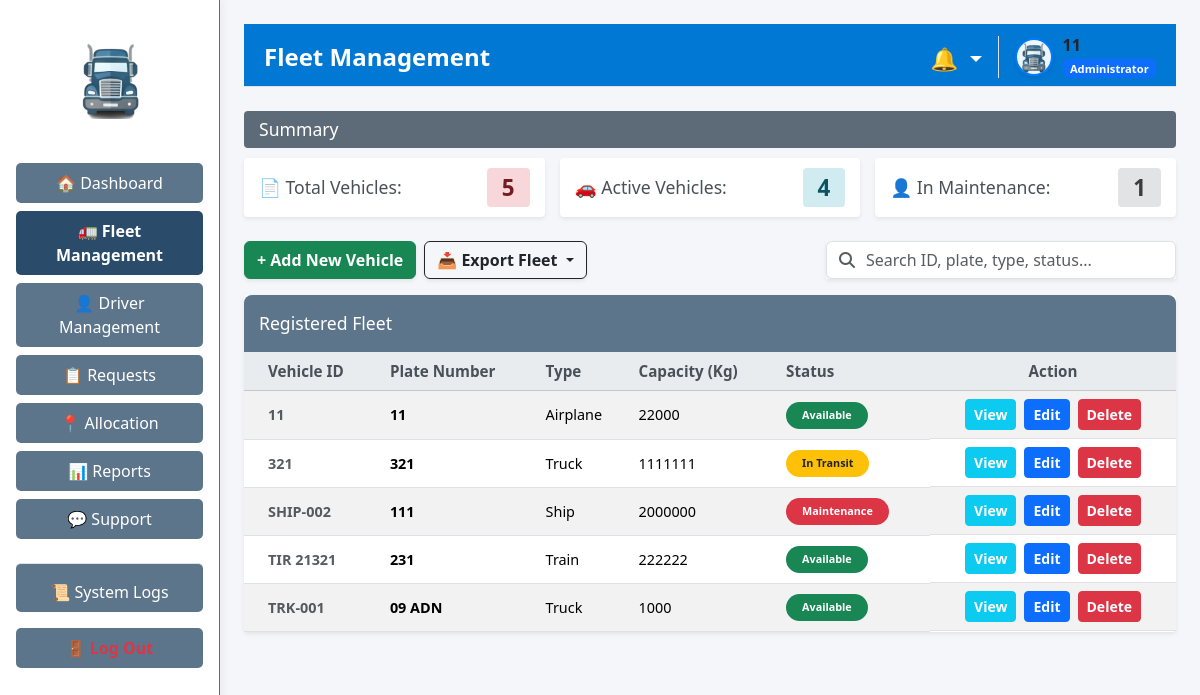
/fleet (signed in), run on the app's committed database.
### tables this page shows
CREATE TABLE vehicles (
                        id TEXT PRIMARY KEY,
                        plate_number TEXT NOT NULL,
                        type TEXT NOT NULL,
                        capacity INTEGER NOT NULL,
                        status TEXT NOT NULL
                    , last_modified_by TEXT DEFAULT 'System', last_modified_at DATETIME DEFAULT NULL);

### app/routes/fleet_routes.py (the view)
@fleet_bp.route('/fleet', methods=['GET'])
def fleet_management() -> str:
    if 'user_id' not in session:
        flash("Please log in to access Fleet Management.", "danger")
        return redirect(url_for('auth.login'))
    try:
        view_data = fleet_logic.load_fleet_data()
        user_role = session.get('role', 'Staff')
        username = session.get('username', 'User')
        return render_template('admin/fleet.html', data=view_data, role=user_role, username=username)
    except Exception as routing_error:
        logging.error(f"Fleet routing error: {routing_error}")
        flash("An error occurred while loading the fleet module.", "danger")
        return redirect(url_for('dashboard.main_dashboard'))

### app/controllers/fleet_controller.py (called while the page is built)
    def load_fleet_data(self) -> Dict[str, Any]:
        fleet_data: Dict[str, Any] = {}
        try:
            fleet_data["summary"] = self.model.get_fleet_summary()
            fleet_data["vehicles"] = self.model.get_all_vehicles()
            return fleet_data
        except Exception as logic_error:
            logging.error(f"Error processing fleet data: {logic_error}")
            return {"summary": {"total": 0, "active": 0, "maintenance": 0}, "vehicles": []}

### app/models/fleet_model.py (called while the page is built)
    def get_fleet_summary(self) -> Dict[str, int]:
        summary: Dict[str, int] = {"total": 0, "active": 0, "maintenance": 0}
        try:
            with sqlite3.connect(DB_PATH) as connection:
                db_cursor = connection.cursor()
                db_cursor.execute("SELECT COUNT(id) FROM vehicles")
                summary["total"] = db_cursor.fetchone()[0]
                db_cursor.execute("SELECT COUNT(id) FROM vehicles WHERE status != ?", ("Maintenance",))
                summary["active"] = db_cursor.fetchone()[0]
                db_cursor.execute("SELECT COUNT(id) FROM vehicles WHERE status = ?", ("Maintenance",))
                summary["maintenance"] = db_cursor.fetchone()[0]
                return summary
        except sqlite3.Error as database_error:
            logging.error(f"Error retrieving fleet summary counts: {database_error}")
            return summary

    def get_all_vehicles(self) -> List[Dict[str, Any]]:
        vehicles: List[Dict[str, Any]] = []
        try:
            with sqlite3.connect(DB_PATH) as connection:
                connection.row_factory = sqlite3.Row
                db_cursor = connection.cursor()
                db_cursor.execute("SELECT id, plate_number, type, capacity, status FROM vehicles ORDER BY id")
                rows = db_cursor.fetchall()
                for row in rows:
                    vehicles.append(dict(row))
                return vehicles
        except sqlite3.Error as db_error:
            logging.error(f"Error retrieving vehicle list: {db_error}")
            return vehicles

### app/templates/admin/fleet.html (shortened to what this page needs)
{% extends "layouts/admin_layout.html" %}
{% block page_header %}Fleet Management{% endblock %}
{% block content %}
<div class="section-header">Summary</div>
<div class="card-row mb-4">
    <div class="summary-card shadow-sm border-0" style="border-left: 4px solid #f66d9b;">
        <span>📄 Total Vehicles:</span>
        <span class="badge-count bg-pink">{{ data.summary.total }}</span>
    </div>
    <div class="summary-card shadow-sm border-0" style="border-left: 4px solid #17a2b8;">
        <span>🚗 Active Vehicles:</span>
        <span class="badge-count bg-teal">{{ data.summary.active }}</span>
    </div>
    <div class="summary-card shadow-sm border-0" style="border-left: 4px solid #6c757d;">
        <span>👤 In Maintenance:</span>
        <span class="badge-count bg-grey">{{ data.summary.maintenance }}</span>
    </div>
</div>
<div class="d-flex justify-content-between align-items-center mb-3">
    <div class="d-flex gap-2">
        <button type="button" class="btn btn-success fw-bold custom-rounded shadow-sm" data-bs-toggle="modal" data-bs-target="#addVehicleModal">
            + Add New Vehicle
        </button>
        <div class="dropdown">
            <button class="btn btn-outline-dark fw-bold custom-rounded shadow-sm dropdown-toggle" type="button" data-bs-toggle="dropdown">
                📥 Export Fleet
            </button>
        </div>
    </div>
    <div class="input-group shadow-sm custom-rounded" style="max-width: 350px;">
        <span class="input-group-text bg-white border-end-0"><i class="fa-solid fa-search text-muted"></i></span>
        <input type="text" id="tableSearchInput" class="form-control border-start-0 ps-0" placeholder="Search ID, plate, type, status...">
    </div>
</div>
<div class="table-container shadow-sm border-0">
    <div class="section-header text-white" style="margin-bottom: 0; border-radius: 8px 8px 0 0; background-color: #5d758b; padding: 15px;">Registered Fleet</div>
    <table class="table table-striped table-hover custom-table mb-0 align-middle">
        <thead class="table-light">
            <tr>
                <th class="ps-4">Vehicle ID</th>
                <th>Plate Number</th>
                <th>Type</th>
                <th>Capacity (Kg)</th>
                <th>Status</th>
                <th class="text-center">Action</th>
            </tr>
        </thead>
        <tbody>
            {% if data.vehicles|length == 0 %}
            <tr><td colspan="6" class="text-center py-5 text-muted">No vehicles in the database.</td></tr>
            {% else %}
                {% for vehicle in data.vehicles %}
                <tr class="searchable-row">
                    <td class="ps-4 fw-bold text-muted">{{ vehicle.id }}</td>
                    <td class="fw-bold">{{ vehicle.plate_number }}</td>
                    <td>{{ vehicle.type }}</td>
                    <td>{{ vehicle.capacity }}</td>
                    <td><span class="badge bg-{{ 'danger' if vehicle.status == 'Maintenance' else ('warning text-dark' if vehicle.status == 'In Transit' else 'success') }} px-3 py-2 rounded-pill">{{ vehicle.status }}</span></td>
                    <td class="d-flex justify-content-center gap-2">
                        <button type="button" class="btn btn-info btn-sm text-white fw-bold custom-rounded" data-bs-toggle="modal" data-bs-target="#viewModal{{ loop.index }}">View</button>
                        <button type="button" class="btn btn-primary btn-sm fw-bold custom-rounded" data-bs-toggle="modal" data-bs-target="#editModal{{ loop.index }}">Edit</button>
                        <form method="POST" action="{{ url_for('fleet.delete_vehicle', vehicle_id=vehicle.id) }}" style="display:inline; margin:0;">
                            <button type="submit" class="btn btn-danger btn-sm fw-bold custom-rounded" onclick="return confirm('Delete this vehicle?');">Delete</button>
                        </form>
                    </td>
                </tr>
                {% endfor %}
            {% endif %}
        </tbody>
    </table>
</div>
{% endblock %}

### app/static/css/style.css (style rules this page uses)
body { margin: 0; padding: 0; font-family: 'Segoe UI', Tahoma, Geneva, Verdana, sans-serif; }
.section-header { background-color: #5d6b79; color: white; padding: 5px 15px; margin-bottom: 10px; border-radius: 4px; font-weight: 500; font-size: 1.1rem; }
.card-row { display: flex; gap: 15px; margin-bottom: 20px; }
.summary-card { flex: 1; background: white; border: 1px solid #ced4da; border-radius: 4px; padding: 10px 15px; display: flex; align-items: center; justify-content: space-between; font-size: 1.1rem; color: #495057; }
.badge-count { font-size: 1.4rem; padding: 3px 15px; border-radius: 4px; font-weight: bold; }
.bg-pink { background-color: #f8d7da; color: #721c24; }
.bg-teal { background-color: #d1ecf1; color: #0c5460; }
.bg-grey { background-color: #e2e3e5; color: #383d41; }
.table-container { background: white; border: 1px solid #ced4da; border-radius: 4px; }
.custom-table th { background-color: #e9ecef; color: #495057; font-weight: 600; font-size: 0.95rem; }
.custom-table td { font-size: 0.9rem; vertical-align: middle; }

### data on the page
vehicles: id "11", plate_number "11", type "Airplane", capacity "22000", status "Available"
vehicles: id "321", plate_number "321", type "Truck", capacity "1111111", status "In Transit"
vehicles: id "SHIP-002", plate_number "111", type "Ship", capacity "2000000", status "Maintenance"
vehicles: id "TIR 21321", plate_number "231", type "Train", capacity "222222", status "Available"
vehicles: id "TRK-001", plate_number "09 ADN", type "Truck", capacity "1000", status "Available"

### other printed values
{{ session.get('username', 'Admin') }} "11"
{{ session.get('role', 'Administrator') }} "Administrator"
{{ data.summary.total }} "5"
{{ data.summary.active }} "4"
{{ data.summary.maintenance }} "1"
